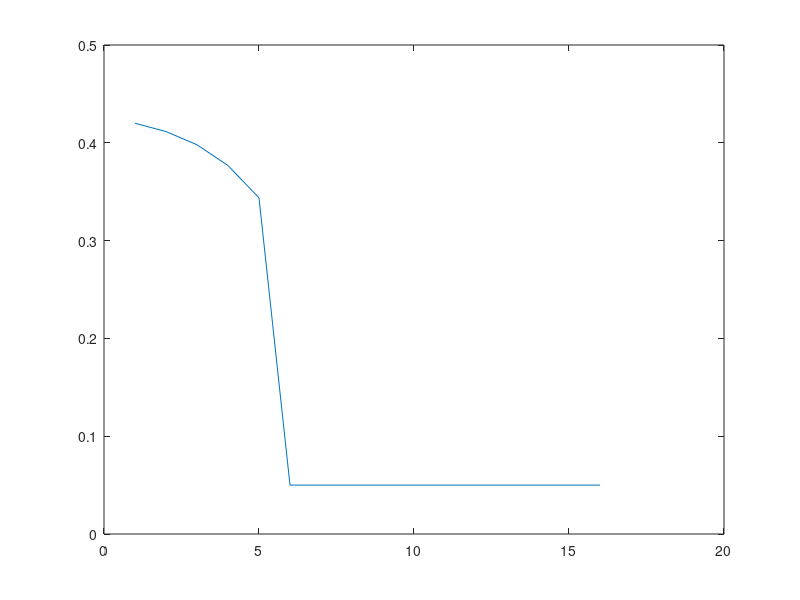

This figure's MATLAB source:
t=[1,2,3,4,5,6,7,8,9,10,11,12,13,14,15,16];
gr=[0.4200    0.4115    0.3980    0.3767    0.3437 0.05 0.05 0.05 0.05 0.05 0.05 0.05 0.05 0.05 0.05 0.05]
plot(t,gr)
ylim([0,0.5])
